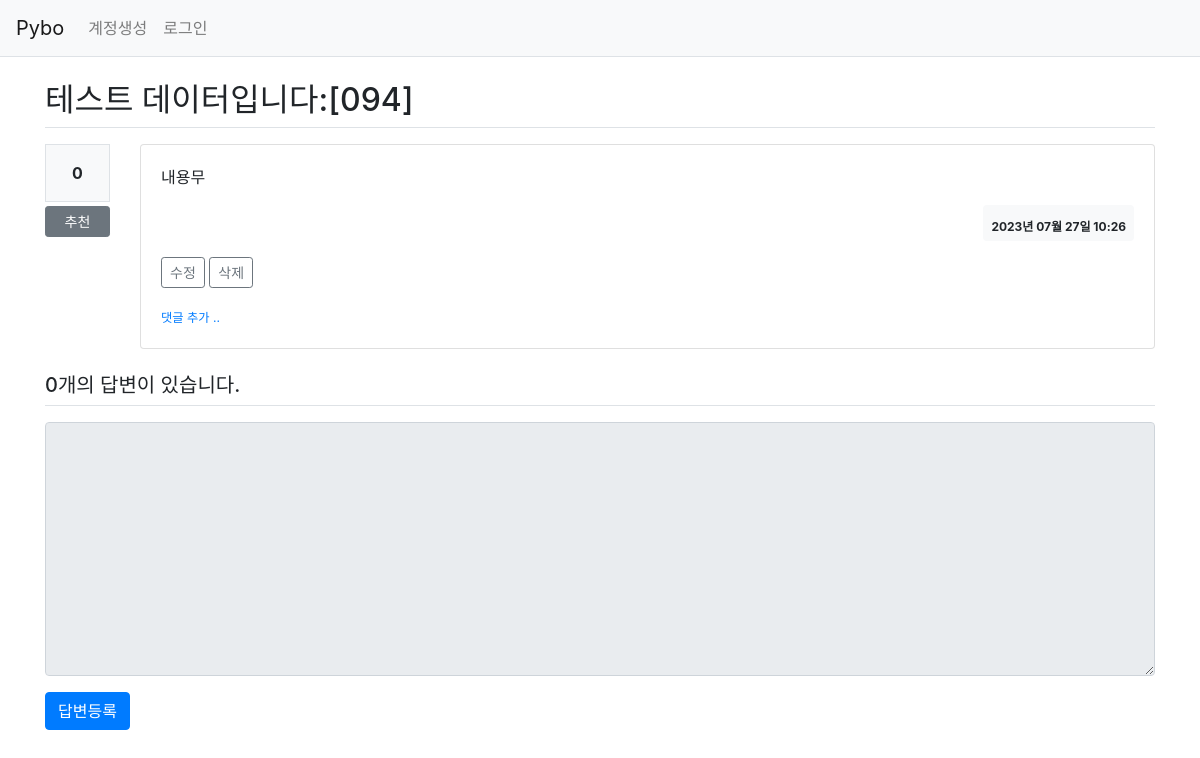
/question/detail/99/, run on an earlier commit of the app's database.
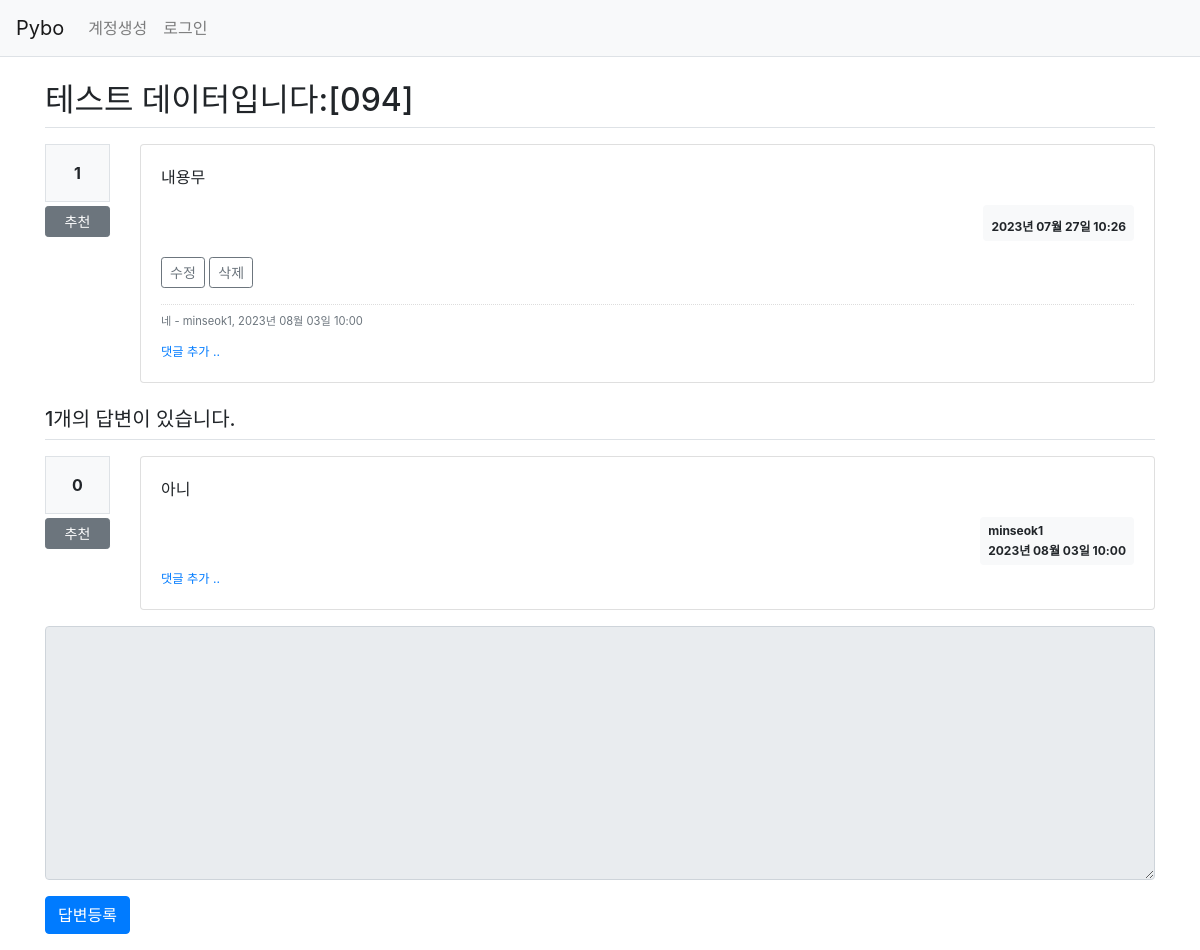
And on a later commit of the database.
### pybo/models.py (models this page shows)
class Comment(db.Model):
    id = db.Column(db.Integer, primary_key=True)
    user_id = db.Column(db.Integer, db.ForeignKey('user.id', ondelete='CASCADE'), nullable=False)
    user = db.relationship('User', backref=db.backref('comment_set'))
    content = db.Column(db.Text(), nullable=False)
    create_date = db.Column(db.DateTime(), nullable=False)
    modify_date = db.Column(db.DateTime())
    question_id = db.Column(db.Integer, db.ForeignKey('question.id', ondelete='CASCADE'), nullable=True)
    question = db.relationship('Question', backref=db.backref('comment_set'))
    answer_id = db.Column(db.Integer, db.ForeignKey('answer.id', ondelete='CASCADE'), nullable=True)
    answer = db.relationship('Answer', backref=db.backref('comment_set'))

class User(db.Model):
    id = db.Column(db.Integer, primary_key=True)
    username = db.Column(db.String(200), unique=True, nullable=False)
    password = db.Column(db.String(200), nullable=False)
    email = db.Column(db.String(120), unique=True, nullable=False)

class Answer(db.Model):
    id = db.Column(db.Integer, primary_key=True)
    question_id = db.Column(db.Integer, db.ForeignKey('question.id', ondelete='CASCADE'))
    question = db.relationship('Question', backref=db.backref('answer_set', ))
    content = db.Column(db.Text(), nullable=False)
    create_date = db.Column(db.DateTime(), nullable=False)
    user_id = db.Column(db.Integer, db.ForeignKey('user.id', ondelete='CASCADE'), nullable=False)
    user = db.relationship('User', backref=db.backref('answer_set'))
    modify_date = db.Column(db.DateTime(), nullable=True)
    voter = db.relationship('User', secondary=answer_voter, backref=db.backref('answer_voter_set'))

### pybo/views/question_views.py (the view)
@bp.route('/detail/<int:question_id>/')
def detail(question_id):
    form = AnswerForm()
    question = Question.query.get_or_404(question_id)
    return render_template('question/question_detail.html', question=question, form=form)

### pybo/forms.py
class AnswerForm(FlaskForm):
    content = TextAreaField('내용', validators=[DataRequired('내용은 필수 입력 항목입니다.')])

### pybo/filter.py (called while the page is built)
def format_datetime(value, fmt='%Y년 %m월 %d일 %H:%M'):
    return value.strftime(fmt)

### pybo/views/auth_views.py (called while the page is built)
@bp.before_app_request
def load_logged_in_user():
    user_id = session.get('user_id')
    if user_id is None:
        g.user = None
    else:
        g.user = User.query.get(user_id)

### pybo/templates/question/question_detail.html (shortened to what this page needs)
{% extends 'base.html' %}
{% block content %}
<div class="container my-3">
    <h2 class="border-bottom py-2">{{ question.subject }}</h2>
    <div class="row my-3">
        <div class="col-1">
            <div class="bg-light text-center p-3 border font-weight-bolder mb-1">{{ question.voter|length }}</div>
            <a href="#" data-uri="{{ url_for('vote.question', question_id=question.id) }}"
               class="recommend btn btn-sm btn-secondary btn-block my-1">추천</a>
        </div>
        <div class="col-11">
            <div class="card">
                <div class="card-body">
                    <div class="card-text">{{ question.content|markdown }}</div>
                    <div class="d-flex justify-content-end">
                        <div class="badge badge-light p-2 text-left">
                            <div>{{ question.create_date|datetime }}</div>
                        </div>
                    </div>
                    {% if g.user == question.user %}
                    <div class="my-3">
                        <a href="{{ url_for('question.modify', question_id=question.id) }}"
                           class="btn btn-sm btn-outline-secondary">수정</a>
                        <a href="#" class="delete btn btn-sm btn-outline-secondary"
                           data-uri="{{ url_for('question.delete', question_id=question.id) }}">삭제</a>
                    </div>
                    {% endif %}
                    {% if question.comment_set|length > 0 %}
                    <div class="mt-3">
                    {% for comment in question.comment_set %}
                        <div class="comment py-2 text-muted">
                            <span style="white-space: pre-line;">{{ comment.content }}</span>
                            <span>
                                - {{ comment.user.username }}, {{ comment.create_date|datetime }}
                            </span>
                        </div>
                    {% endfor %}
                    </div>
                    {% endif %}
                    <div>
                        <a href="{{ url_for('comment.create_question', question_id=question.id) }}"
                           class="small"><small>댓글 추가 ..</small></a>
                    </div>
                </div>
            </div>
        </div>
    </div>
    <h5 class="border-bottom my-3 py-2">{{ question.answer_set|length }}개의 답변이 있습니다.</h5>
    {% for answer in question.answer_set %}
    <div class="row my-3">
        <div class="col-1">
            <div class="bg-light text-center p-3 border font-weight-bolder mb-1">{{ answer.voter|length }}</div>
            <a href="#" data-uri="{{ url_for('vote.answer', answer_id=answer.id) }}"
                class="recommend btn btn-sm btn-secondary btn-block my-1">추천</a>
        </div>
        <div class="col-11">
            <div class="card">
                <div class="card-body">
                    <div class="card-text">{{ answer.content|markdown }}</div>
                    <div class="d-flex justify-content-end">
                        <div class="badge badge-light p-2 text-left">
                            <div class="mb-2">{{ answer.user.username }}</div>
                            <div>{{ answer.create_date|datetime }}</div>
                        </div>
                    </div>
                    <div>
                        <a href="{{ url_for('comment.create_answer', answer_id=answer.id) }}"
                           class="small"><small>댓글 추가 ..</small></a>
                    </div>
                </div>
            </div>
        </div>
    </div>
    {% endfor %}
    <form action="{{ url_for('answer.create', question_id=question.id) }}" method="post" class="my-3">
        <div class="form-group">
            <textarea {% if not g.user %}disabled{% endif %}
                    name="content" id="content" class="form-control" rows="10"></textarea>
        </div>
        <input type="submit" value="답변등록" class="btn btn-primary">
    </form>
</div>
{% endblock %}

What changed in the data, as far as the page shows it:
added Comment: content "네", user.username "minseok1", create_date "2023년 08월 03일 10:00"
added Answer: voter|length "0", content "아니", user.username "minseok1", create_date "2023년 08월 03일 10:00"
Also different on the page:
{{ question.voter|length }}: "0" → "1"
{{ question.answer_set|length }}: "0" → "1"
